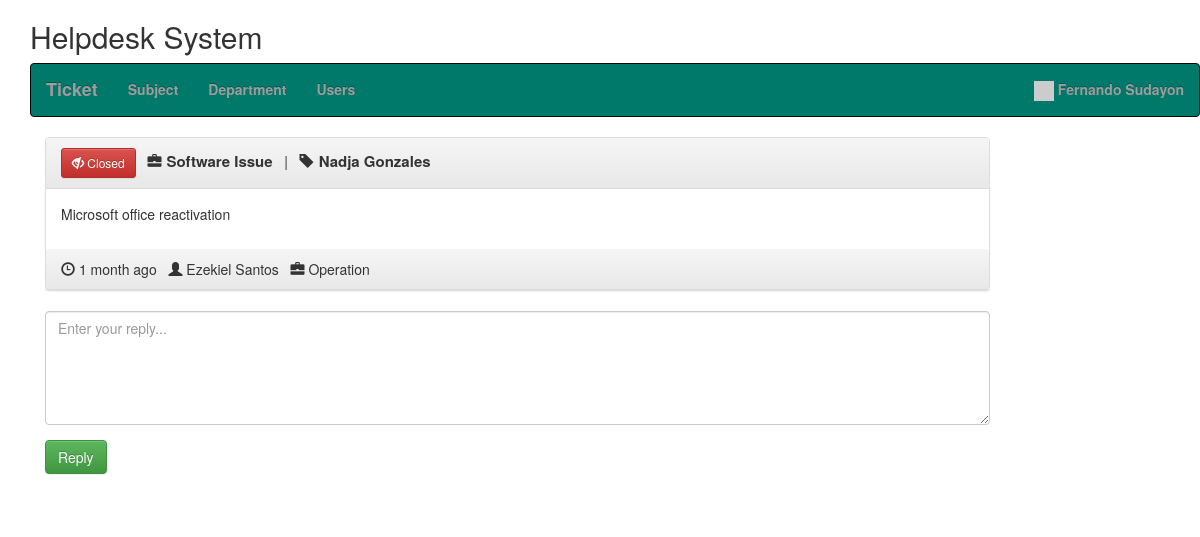
The app's page /view_ticket.php?id=671b330667d82 (signed in) with its own data.
### tables this page shows
CREATE TABLE `hd_users` (
  `id` int(11) NOT NULL,
  `email` varchar(250) NOT NULL,
  `password` varchar(250) NOT NULL,
  `create_date` datetime NOT NULL DEFAULT current_timestamp(),
  `name` varchar(250) NOT NULL,
  `user_type` enum('admin','user') NOT NULL,
  `status` int(11) NOT NULL
);

CREATE TABLE `hd_subjects` (
  `id` int(11) NOT NULL,
  `name` varchar(120) NOT NULL,
  `status` int(11) NOT NULL DEFAULT 1
);

CREATE TABLE `hd_tickets` (
  `id` int(11) NOT NULL,
  `uniqid` varchar(20) NOT NULL,
  `user` int(11) NOT NULL,
  `createdfor` varchar(250) NOT NULL,
  `title` varchar(250) NOT NULL,
  `init_msg` text NOT NULL,
  `department` int(11) NOT NULL,
  `date` varchar(250) NOT NULL,
  `dateresolved` varchar(250) NOT NULL,
  `last_reply` int(11) NOT NULL,
  `user_read` int(11) NOT NULL,
  `admin_read` int(11) NOT NULL,
  `resolved` int(11) NOT NULL
);

CREATE TABLE `hd_departments` (
  `id` int(11) NOT NULL,
  `name` varchar(250) NOT NULL,
  `status` int(11) NOT NULL DEFAULT 1
);

### class/Database.php (called while the page is built, shortened)
<?php
class Database {
    public function dbConnect() {
        static $DBH = null;
        if (is_null($DBH)) {
			$connection = new mysqli(HOST, USER, PASSWORD, DATABASE);
			if($connection->connect_error){
				die("Error failed to connect to MySQL: " . $connection->connect_error);
			} else {
				$DBH = $connection;
			}
        }
        return $DBH;
    }
}

### init.php (called while the page is built, shortened)
<?php
require 'class/Database.php';
require 'class/Users.php';
require 'class/Time.php';
require 'class/Tickets.php';
require 'class/Subject.php';
$users = new Users;
$time = new Time;
$subject = new Subject;
$tickets = new Tickets;

### class/Users.php (called while the page is built, shortened)
<?php
class Users extends Database {
	private $userTable = 'hd_users';
	private $dbConnect = false;
	public function __construct(){
        $this->dbConnect = $this->dbConnect();
    }
	public function getUserInfo() {
		if(!empty($_SESSION["userid"])) {
			$sqlQuery = "SELECT name, email, create_date, user_type, status FROM ".$this->userTable."
				WHERE id ='".$_SESSION["userid"]."'";
			$result = mysqli_query($this->dbConnect, $sqlQuery);
			$userDetails = mysqli_fetch_assoc($result);
			return $userDetails;
		}
	}
}

### class/Tickets.php (the view, shortened to what this page needs)
<?php
class Tickets extends Database {
    private $ticketTable = 'hd_tickets';
	private $dbConnect = false;
	public function __construct(){
        $this->dbConnect = $this->dbConnect();
    }
    public function ticketInfo($id) {
		$sqlQuery = "SELECT t.id, t.uniqid, t.title, t.user as tUser, t.createdFor as cfor, t.init_msg as tmessage, t.date, t.dateresolved, t.last_reply, t.resolved, u.name as creater, u.user_type as userType, d.name as department
			FROM ".$this->ticketTable." t
			LEFT JOIN hd_users u ON t.user = u.id
			LEFT JOIN hd_subjects s ON t.title = s.id
			LEFT JOIN hd_departments d ON t.department = d.id
			WHERE t.uniqid = '".$id."'";
		$result = mysqli_query($this->dbConnect, $sqlQuery);
        $tickets = mysqli_fetch_assoc($result);
        return $tickets;
    }
	public function updateTicketReadStatus($ticketId) {
		$updateField = '';
		if(isset($_SESSION["admin"])) {
			$updateField = "admin_read = '1'";
		} else {
			$updateField = "user_read = '1'";
		}
		$updateTicket = "UPDATE ".$this->ticketTable."
			SET $updateField
			WHERE id = '".$ticketId."'";
		mysqli_query($this->dbConnect, $updateTicket);
	}
}

### class/Subject.php (called while the page is built, shortened)
<?php
class Subject extends Database {
	private $subjectsTable = 'hd_subjects';
	private $dbConnect = false;
	public function __construct(){
        $this->dbConnect = $this->dbConnect();
    }
	public function getSubjectDetail($id) {
		$sqlQuery = "
				SELECT id, name, status
				FROM ".$this->subjectsTable."
				WHERE id = '".$id."'";
		$result = mysqli_query($this->dbConnect, $sqlQuery);
		$row = mysqli_fetch_array($result, MYSQLI_ASSOC);
		return $row;
	}
}

### class/Time.php (called while the page is built, shortened)
<?php
class Time extends Database {
    public function ago($time) {
        $periods = array("second", "minute", "hour", "day", "week", "month", "year", "decade");
        $lengths = array("60","60","24","7","4.35","12","10");
        $now = time();
        $difference = $now - $time;
        for($j = 0; $difference >= $lengths[$j] && $j < count($lengths)-1; $j++) {
            $difference /= $lengths[$j];
        }
        $difference = round($difference);
        return $difference . " " . $periods[$j] . " ago";
    }
}

### class/Tickets.php (the view, shortened to what this page needs)
<?php
class Tickets extends Database {
    private $ticketTable = 'hd_tickets';
	private $dbConnect = false;
	public function __construct(){
        $this->dbConnect = $this->dbConnect();
    }
    public function ticketInfo($id) {
		$sqlQuery = "SELECT t.id, t.uniqid, t.title, t.user as tUser, t.createdFor as cfor, t.init_msg as tmessage, t.date, t.dateresolved, t.last_reply, t.resolved, u.name as creater, u.user_type as userType, d.name as department
			FROM ".$this->ticketTable." t
			LEFT JOIN hd_users u ON t.user = u.id
			LEFT JOIN hd_subjects s ON t.title = s.id
			LEFT JOIN hd_departments d ON t.department = d.id
			WHERE t.uniqid = '".$id."'";
		$result = mysqli_query($this->dbConnect, $sqlQuery);
        $tickets = mysqli_fetch_assoc($result);
        return $tickets;
    }
	public function updateTicketReadStatus($ticketId) {
		$updateField = '';
		if(isset($_SESSION["admin"])) {
			$updateField = "admin_read = '1'";
		} else {
			$updateField = "user_read = '1'";
		}
		$updateTicket = "UPDATE ".$this->ticketTable."
			SET $updateField
			WHERE id = '".$ticketId."'";
		mysqli_query($this->dbConnect, $updateTicket);
	}
}

### view_ticket.php (shortened to what this page needs)
<?php
include 'init.php';
include('inc/header.php');
$ticketDetails = $tickets->ticketInfo($_GET['id']);
$subjectTitle = $subject->getSubjectDetail($ticketDetails['title']);
$user = $users->getUserInfo();
?>
<link rel="stylesheet" href="css/style.css" />
<?php include('inc/container.php');?>
<div class="container">
	<div class="row home-sections">
	<h2>Helpdesk System</h2>
	<?php include('menus.php'); ?>
	</div>
	<section class="comment-list">
		<article class="row">
			<div class="col-md-10 col-sm-10">
				<div class="panel panel-default arrow left">
					<div class="panel-heading right">
						<?php if($ticketDetails['resolved']) { ?>
							<button type="button" class="btn btn-danger btn-sm">
								<span class="glyphicon glyphicon-eye-close"></span> Closed
							</button>
						<?php } else { ?>
							<button type="button" class="btn btn-success btn-sm">
								<span class="glyphicon glyphicon-eye-open"></span> Open
							</button>
						<?php } ?>
						&nbsp;&nbsp;<span class="glyphicon glyphicon-briefcase"> </span><span class="ticket-subject"><?php echo $subjectTitle['name']; ?></span>
						&nbsp;&nbsp;|&nbsp;&nbsp;
						<span class="glyphicon glyphicon-tag"> </span><bsp;span class="ticket-subject"><?php echo $ticketDetails['cfor']; ?></span>
					</div>
					<div class="panel-body">
						<div class="comment-post">
						<p>
						<?php
							echo $ticketDetails['tmessage'];
						?>
						</p>
						</div>
					</div>
					<div class="panel-heading right">
						<span class="glyphicon glyphicon-time"></span> <time class="comment-date" datetime="16-12-2014 01:05"><i class="fa fa-clock-o"></i> <?php echo $time->ago($ticketDetails['date']); ?></time>
						&nbsp;&nbsp;<span class="glyphicon glyphicon-user"></span> <?php echo $ticketDetails['creater']; ?>
						&nbsp;&nbsp;<span class="glyphicon glyphicon-briefcase"></span> <?php echo $ticketDetails['department']; ?>
					</div>
				</div>
			</div>
		</article>
		<form method="post" id="ticketReply">
			<article class="row">
				<div class="col-md-10 col-sm-10">
					<div class="form-group">
						<textarea class="form-control" rows="5" id="message" name="message" placeholder="Enter your reply..." required></textarea>
					</div>
			</div>
			</article>
			<article class="row">
				<div class="col-md-10 col-sm-10">
					<div class="form-group">
						<input type="submit" name="reply" id="reply" class="btn btn-success" value="Reply" />
					</div>
				</div>
			</article>
		</form>
	</section>
</div>
<?php include('inc/footer.php');?>

### menus.php (shortened to what this page needs)
<nav class="navbar navbar-inverse" style="background:#00796B;color:#f6f8f9;font-weight:bold;">
	<div class="container-fluid">
		<ul class="nav navbar-nav menus">
			<li id="ticket"><a href="ticket.php" class="navbar-brand">Ticket</a></li>
			<?php if(isset($_SESSION["admin"])) { ?>
				<li id="subject"><a href="subject.php" >Subject</a></li>
				<li id="department"><a href="department.php" >Department</a></li>
				<li id="user"><a href="user.php" >Users</a></li>
			<?php } ?>
		</ul>
		<ul class="nav navbar-nav navbar-right">
			<li class="dropdown">
				<a href="#" class="dropdown-toggle" data-toggle="dropdown"><span class="label label-pill label-danger count"></span>
				<img src="//gravatar.com/avatar/<?php echo md5($user['email']); ?>?s=100" width="20px">&nbsp;<?php if(isset($_SESSION["userid"])) { echo $user['name']; } ?></a>
			</li>
		</ul>
	</div>
</nav>

### css/style.css (style rules this page uses)
.ticket-subject { font-weight:bold; font-size:15px; margin-left:5px; }

### records on screen
hd_users: name "Fernando Sudayon"
hd_subjects: name "Software Issue"
hd_tickets: createdfor "Nadja Gonzales", init_msg "Microsoft office reactivation", date "1 month ago", hd_users.name "Ezekiel Santos", hd_departments.name "Operation"
